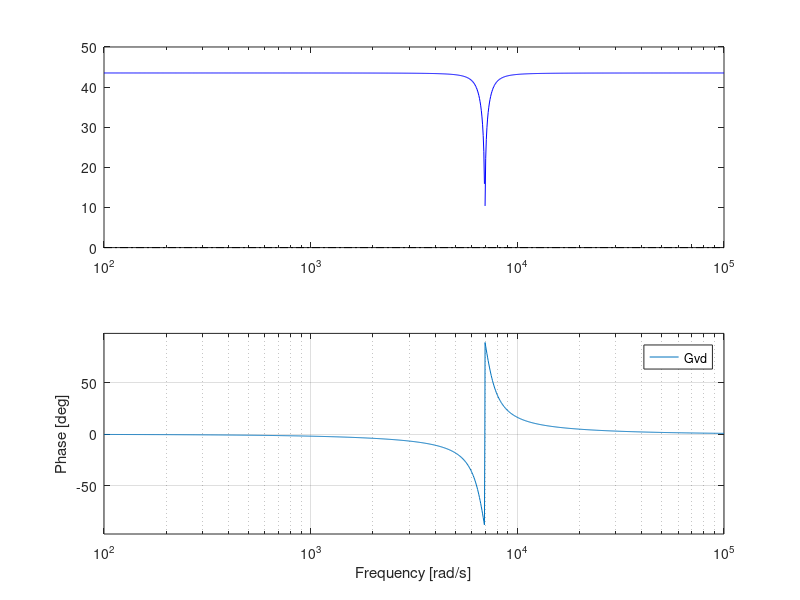

This chart was generated by the following MATLAB code: (Note: this script raises an error after producing the figure.)
clc
clear
Vin=24;
Vo=60;
C=33*10^-6;
R=20;
L=100*10^-6;
Fs=100*10^3;
T=1/Fs;
Rf=.1;
D=1-Vin/Vo;
D_prime=1-D;
%Steady-State Solution
M1=Vin/L;
M2=(Vo-Vin)/L;
Ma=M2;
Va=Rf*Ma*(1/Fs);
IL=Vo^2/R/Vin;
%transfer Functions
s=tf('s');
%simple model
Gvc=(D_prime*R/2/Rf)*(1-s*(L/(D_prime^2)/R))/(1+s*R*C/2);

%duty controlled
den=1+s*(L/(D_prime^2)/R)+s^2*(L*C/D_prime^2);
Gvdo=Vo/D_prime;
Gvd=Gvdo*(1-s*(L/(D_prime^2)/R)/den);
Gido=2*Vo/(D_prime^2)/R;
Gid=Gido*(1+s*R*C/2)/(den);
Gvgo=1/D_prime;
Gvg=Gvgo*1/den;
figure(1)
bode(Gvd);
margin(Gvd)
grid on;

%more accurate model
Fm=Fs/(Ma+(M1-M2)/2/Fs);
Fg=0;
Fv=D*D_prime/(2*Fs*L);
Wc=D_prime/sqrt(L*C)*sqrt(1+2*Fm*Vo/(D_prime^2)/R+Fm*Fv*Vo/D_prime);
Qc=D_prime*R*sqrt(C/L)*(sqrt(1+2*Fm*Vo/(D_prime^2)/R+Fm*Fv*Vo/D_prime)/(1+R*C*Fm*Vo/L-Fm*Fv*Vo/D_prime));
Gco=(Vo/D_prime/Rf)*Fm/(1+2*Fm*Vo/(D_prime^2)/R+Fm*Fv*Vo/D_prime);
Gvc_acc=Gco*(1-s*L/(D_prime^2)/R)/(1+s/Qc/Wc+(s/Wc)^2);

figure(2)
bode(Gvc)
margin(Gvc)
grid on
hold on;
bode(Gvc_acc);
legend("Gvc","Gvc_accurate");
%PWM Bode Plot
PWM=(1-exp(-s*T))/(s*T);
figure(3)
bode(PWM)
grid on;
hold on;
PWM_approx=1/(s/2/Fs+1);
bode(PWM_approx);
legend("PWM","PWM approximate");
